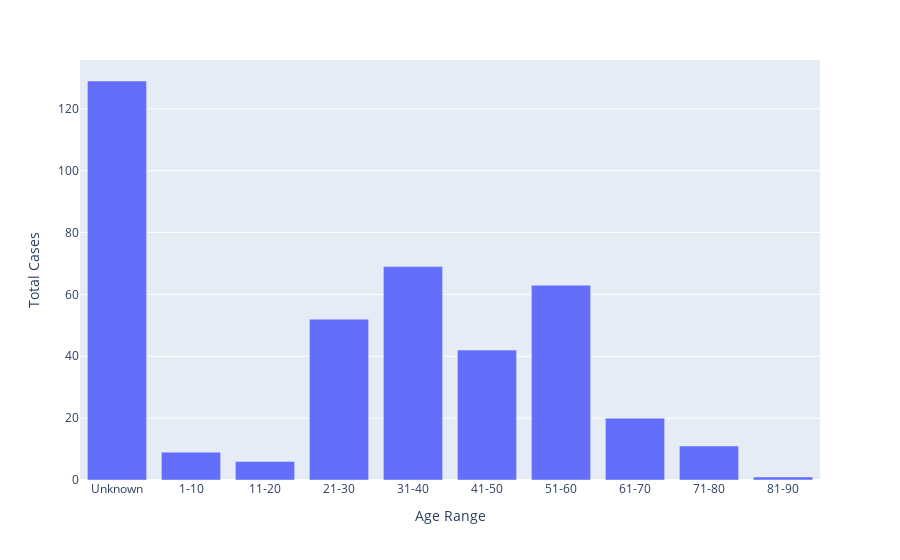

Source (notebook cell):
### Code cell
fig_age_bar = px.bar(tot_ages_data, x='age', y='count')
fig_age_bar.update_layout(
    title="",
    xaxis_title="Age Range",
    yaxis_title="Total Cases",
    hovermode= 'x',
    xaxis=dict(fixedrange=True),
    yaxis=dict(fixedrange=True),
)

fig_age_bar.update_traces(hovertemplate = '%{y}',)
fig_age_bar.show(config = dict(displayModeBar=False))

### Figure 1 — Plotly figure (JSON) as saved in the notebook; plotly's stock layout.template omitted (floating-point values rounded to 4 significant figures)
{"data": [{"alignmentgroup": "True", "hoverlabel": {"namelength": 0}, "hovertemplate": "%{y}", "legendgroup": "", "marker": {"color": "#636efa"}, "name": "", "offsetgroup": "", "orientation": "v", "showlegend": false, "textposition": "auto", "type": "bar", "x": ["Unknown", "1-10", "11-20", "21-30", "31-40", "41-50", "51-60", "61-70", "71-80", "81-90"], "xaxis": "x", "y": [129, 9, 6, 52, 69, 42, 63, 20, 11, 1], "yaxis": "y"}], "layout": {"barmode": "relative", "hovermode": "x", "legend": {"tracegroupgap": 0}, "margin": {"t": 60}, "title": {"text": ""}, "xaxis": {"anchor": "y", "domain": [0, 1], "fixedrange": true, "title": {"text": "Age Range"}}, "yaxis": {"anchor": "x", "domain": [0, 1], "fixedrange": true, "title": {"text": "Total Cases"}}}}
